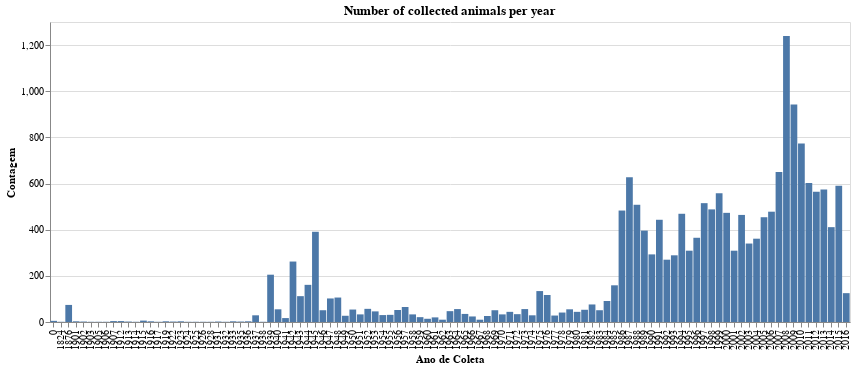

Notebook source saved alongside this figure:
### Code cell
temp = alt.Chart(data= teste, width=800, title= 'Number of collected animals per year').mark_bar().encode(
    x= alt.X('year', type='ordinal', title='Ano de Coleta'),
    y= alt.Y('counts', type='quantitative', title='Contagem')
)

temp.save('./graphs/coletas_por_ano.html')
temp

### Figure 1 — Vega-Lite specification as saved in the notebook (floating-point values rounded to 4 significant figures)
{"config": {"view": {"continuousWidth": 400, "continuousHeight": 300}}, "data": {"name": "data-53e0b568502cd62fcfab8b69c7133c73"}, "mark": "bar", "encoding": {"x": {"type": "ordinal", "field": "year", "title": "Ano de Coleta"}, "y": {"type": "quantitative", "field": "counts", "title": "Contagem"}}, "title": "Number of collected animals per year", "width": 800, "$schema": "https://vega.github.io/schema/vega-lite/v4.8.1.json", "datasets": {"data-53e0b568502cd62fcfab8b69c7133c73": [{"year": 0, "counts": 5}, {"year": 1824, "counts": 1}, {"year": 1876, "counts": 74}, {"year": 1901, "counts": 3}, {"year": 1902, "counts": 2}, {"year": 1903, "counts": 1}, {"year": 1905, "counts": 1}, {"year": 1906, "counts": 1}, {"year": 1907, "counts": 4}, {"year": 1912, "counts": 4}, {"year": 1913, "counts": 2}, {"year": 1914, "counts": 1}, {"year": 1915, "counts": 6}, {"year": 1916, "counts": 3}, {"year": 1917, "counts": 1}, {"year": 1919, "counts": 3}, {"year": 1922, "counts": 2}, {"year": 1923, "counts": 3}, {"year": 1924, "counts": 1}, {"year": 1925, "counts": 1}, {"year": 1926, "counts": 1}, {"year": 1928, "counts": 1}, {"year": 1931, "counts": 2}, {"year": 1932, "counts": 1}, {"year": 1933, "counts": 3}, {"year": 1935, "counts": 2}, {"year": 1936, "counts": 3}, {"year": 1937, "counts": 29}, {"year": 1938, "counts": 1}, {"year": 1939, "counts": 205}, {"year": 1940, "counts": 55}, {"year": 1941, "counts": 17}, {"year": 1942, "counts": 262}, {"year": 1943, "counts": 112}, {"year": 1944, "counts": 161}, {"year": 1945, "counts": 391}, {"year": 1946, "counts": 51}, {"year": 1947, "counts": 102}, {"year": 1948, "counts": 106}, {"year": 1949, "counts": 27}, {"year": 1950, "counts": 54}, {"year": 1951, "counts": 33}, {"year": 1952, "counts": 57}, {"year": 1953, "counts": 46}, {"year": 1954, "counts": 30}, {"year": 1955, "counts": 31}, {"year": 1956, "counts": 52}, {"year": 1957, "counts": 65}, {"year": 1958, "counts": 33}, {"year": 1959, "counts": 21}, {"year": 1960, "counts": 14}, {"year": 1961, "counts": 20}, {"year": 1962, "counts": 10}, {"year": 1963, "counts": 47}, {"year": 1964, "counts": 56}, {"year": 1965, "counts": 35}, {"year": 1966, "counts": 24}, {"year": 1967, "counts": 10}, {"year": 1968, "counts": 26}, {"year": 1969, "counts": 51}, {"year": 1970, "counts": 33}, {"year": 1971, "counts": 44}, {"year": 1972, "counts": 34}, {"year": 1973, "counts": 56}, {"year": 1974, "counts": 29}, {"year": 1975, "counts": 134}, {"year": 1976, "counts": 117}, {"year": 1977, "counts": 28}, {"year": 1978, "counts": 41}, {"year": 1979, "counts": 55}, {"year": 1980, "counts": 44}, {"year": 1981, "counts": 53}, {"year": 1982, "counts": 76}, {"year": 1983, "counts": 51}, {"year": 1984, "counts": 91}, {"year": 1985, "counts": 159}, {"year": 1986, "counts": 483}, {"year": 1987, "counts": 627}, {"year": 1988, "counts": 508}, {"year": 1989, "counts": 396}, {"year": 1990, "counts": 293}, {"year": 1991, "counts": 443}, {"year": 1992, "counts": 270}, {"year": 1993, "counts": 289}, {"year": 1994, "counts": 469}, {"year": 1995, "counts": 309}, {"year": 1996, "counts": 365}, {"year": 1997, "counts": 515}, {"year": 1998, "counts": 488}, {"year": 1999, "counts": 558}, {"year": 2000, "counts": 473}, {"year": 2001, "counts": 309}, {"year": 2002, "counts": 464}, {"year": 2003, "counts": 340}, {"year": 2004, "counts": 361}, {"year": 2005, "counts": 454}, {"year": 2006, "counts": 478}, {"year": 2007, "counts": 650}, {"year": 2008, "counts": 1239}, {"year": 2009, "counts": 942}, {"year": 2010, "counts": 774}, {"year": 2011, "counts": 602}, {"year": 2012, "counts": 564}, {"year": 2013, "counts": 574}, {"year": 2014, "counts": 411}, {"year": 2015, "counts": 590}, {"year": 2016, "counts": 125}]}}
